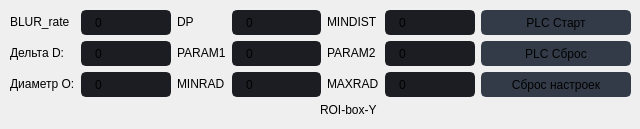
                        <widget class="QFrame" name="frame_6">
                         <property name="frameShape">
                          <enum>QFrame::NoFrame</enum>
                         </property>
                         <property name="frameShadow">
                          <enum>QFrame::Raised</enum>
                         </property>
                         <widget class="QWidget" name="gridLayoutWidget_5">
                          <property name="geometry">
                           <rect>
                            <x>10</x>
                            <y>10</y>
                            <width>621</width>
                            <height>89</height>
                           </rect>
                          </property>
                          <layout class="QGridLayout" name="gridLayout_7">
                           <item row="1" column="0">
                            <widget class="QLabel" name="label_15">
                             <property name="minimumSize">
                              <size>
                               <width>0</width>
                               <height>20</height>
                              </size>
                             </property>
                             <property name="maximumSize">
                              <size>
                               <width>80</width>
                               <height>20</height>
                              </size>
                             </property>
                             <property name="text">
                              <string>Дельта D:</string>
                             </property>
                            </widget>
                           </item>
                           <item row="0" column="1">
                            <widget class="QLineEdit" name="lineEdit_BLUR_RATE">
                             <property name="sizePolicy">
                              <sizepolicy hsizetype="Expanding" vsizetype="Fixed">
                               <horstretch>0</horstretch>
                               <verstretch>0</verstretch>
                              </sizepolicy>
                             </property>
                             <property name="minimumSize">
                              <size>
                               <width>0</width>
                               <height>25</height>
                              </size>
                             </property>
                             <property name="maximumSize">
                              <size>
                               <width>16777215</width>
                               <height>25</height>
                              </size>
                             </property>
                             <property name="statusTip">
                              <string/>
                             </property>
                             <property name="whatsThis">
                              <string/>
                             </property>
                             <property name="styleSheet">
                              <string notr="true">QLineEdit {
	background-color: rgb(27, 29, 35);
	border-radius: 5px;
	border: 2px solid rgb(27, 29, 35);
	padding-left: 10px;
}
QLineEdit:hover {
	border: 2px solid rgb(64, 71, 88);
}
QLineEdit:focus {
	border: 2px solid rgb(91, 101, 124);
}</string>
                             </property>
                             <property name="text">
                              <string>0</string>
                             </property>
                             <property name="placeholderText">
                              <string>20</string>
                             </property>
                            </widget>
                           </item>
                           <item row="0" column="4">
                            <widget class="QLabel" name="label_20">
                             <property name="minimumSize">
                              <size>
                               <width>0</width>
                               <height>20</height>
                              </size>
                             </property>
                             <property name="maximumSize">
                              <size>
                               <width>80</width>
                               <height>20</height>
                              </size>
                             </property>
                             <property name="text">
                              <string>MINDIST</string>
                             </property>
                            </widget>
                           </item>
                           <item row="0" column="0">
                            <widget class="QLabel" name="label_14">
                             <property name="minimumSize">
                              <size>
                               <width>0</width>
                               <height>20</height>
                              </size>
                             </property>
                             <property name="maximumSize">
                              <size>
                               <width>80</width>
                               <height>20</height>
                              </size>
                             </property>
                             <property name="mouseTracking">
                              <bool>true</bool>
                             </property>
                             <property name="toolTip">
                              <string/>
                             </property>
                             <property name="statusTip">
                              <string/>
                             </property>
                             <property name="whatsThis">
                              <string/>
                             </property>
                             <property name="text">
                              <string>BLUR_rate</string>
                             </property>
                            </widget>
                           </item>
                           <item row="1" column="6">
                            <widget class="QPushButton" name="emulate_reset_button">
                             <property name="minimumSize">
                              <size>
                               <width>150</width>
                               <height>25</height>
                              </size>
                             </property>
                             <property name="font">
                              <font>
                               <family>Segoe UI</family>
                               <pointsize>9</pointsize>
                              </font>
                             </property>
                             <property name="styleSheet">
                              <string notr="true">QPushButton {
	border: 2px solid rgb(52, 59, 72);
	border-radius: 5px;	
	background-color: rgb(52, 59, 72);
}
QPushButton:hover {
	background-color: rgb(57, 65, 80);
	border: 2px solid rgb(61, 70, 86);
}
QPushButton:pressed {	
	background-color: rgb(35, 40, 49);
	border: 2px solid rgb(43, 50, 61);
}
QPushButton:checked {	
	background-color: rgb(85, 87, 83);
	border: 2px solid rgb(43, 50, 61);
}</string>
                             </property>
                             <property name="text">
                              <string>PLC Сброс</string>
                             </property>
                             <property name="icon">
                              <iconset resource="files.qrc">
                               <normaloff>:/16x16/icons/16x16/cil-reload.png</normaloff>:/16x16/icons/16x16/cil-reload.png</iconset>
                             </property>
                             <property name="checkable">
                              <bool>true</bool>
                             </property>
                            </widget>
                           </item>
                           <item row="2" column="0">
                            <widget class="QLabel" name="label_18">
                             <property name="minimumSize">
                              <size>
                               <width>0</width>
                               <height>20</height>
                              </size>
                             </property>
                             <property name="maximumSize">
                              <size>
                               <width>80</width>
                               <height>20</height>
                              </size>
                             </property>
                             <property name="text">
                              <string>Диаметр O:</string>
                             </property>
                            </widget>
                           </item>
                           <item row="0" column="6">
                            <widget class="QPushButton" name="emulate_start_button">
                             <property name="sizePolicy">
                              <sizepolicy hsizetype="Fixed" vsizetype="Fixed">
                               <horstretch>0</horstretch>
                               <verstretch>0</verstretch>
                              </sizepolicy>
                             </property>
                             <property name="minimumSize">
                              <size>
                               <width>100</width>
                               <height>25</height>
                              </size>
                             </property>
                             <property name="maximumSize">
                              <size>
                               <width>220</width>
                               <height>16777215</height>
                              </size>
                             </property>
                             <property name="font">
                              <font>
                               <family>Segoe UI</family>
                               <pointsize>9</pointsize>
                              </font>
                             </property>
                             <property name="styleSheet">
                              <string notr="true">QPushButton {
	border: 2px solid rgb(52, 59, 72);
	border-radius: 5px;	
	background-color: rgb(52, 59, 72);
}
QPushButton:hover {
	background-color: rgb(57, 65, 80);
	border: 2px solid rgb(61, 70, 86);
}
QPushButton:pressed {	
	background-color: rgb(35, 40, 49);
	border: 2px solid rgb(43, 50, 61);
}
QPushButton:checked {	
	background-color: rgb(85, 87, 83);
	border: 2px solid rgb(43, 50, 61);
}</string>
                             </property>
                             <property name="text">
                              <string>PLC Старт</string>
                             </property>
                             <property name="icon">
                              <iconset resource="files.qrc">
                               <normaloff>:/16x16/icons/16x16/cil-caret-right.png</normaloff>
                               <normalon>:/16x16/icons/16x16/cil-media-pause.png</normalon>:/16x16/icons/16x16/cil-caret-right.png</iconset>
                             </property>
                             <property name="checkable">
                              <bool>true</bool>
                             </property>
                             <property name="checked">
                              <bool>false</bool>
                             </property>
                             <property name="autoDefault">
                              <bool>false</bool>
                             </property>
                             <property name="default">
                              <bool>false</bool>
                             </property>
                             <property name="flat">
                              <bool>false</bool>
                             </property>
                            </widget>
                           </item>
                           <item row="0" column="3">
                            <widget class="QLineEdit" name="lineEdit_DP">
                             <property name="sizePolicy">
                              <sizepolicy hsizetype="Expanding" vsizetype="Fixed">
                               <horstretch>0</horstretch>
                               <verstretch>0</verstretch>
                              </sizepolicy>
                             </property>
                             <property name="minimumSize">
                              <size>
                               <width>0</width>
                               <height>25</height>
                              </size>
                             </property>
                             <property name="maximumSize">
                              <size>
                               <width>16777215</width>
                               <height>25</height>
                              </size>
                             </property>
                             <property name="styleSheet">
                              <string notr="true">QLineEdit {
	background-color: rgb(27, 29, 35);
	border-radius: 5px;
	border: 2px solid rgb(27, 29, 35);
	padding-left: 10px;
}
QLineEdit:hover {
	border: 2px solid rgb(64, 71, 88);
}
QLineEdit:focus {
	border: 2px solid rgb(91, 101, 124);
}</string>
                             </property>
                             <property name="text">
                              <string>0</string>
                             </property>
                             <property name="placeholderText">
                              <string>20</string>
                             </property>
                            </widget>
                           </item>
                           <item row="0" column="2">
                            <widget class="QLabel" name="label_19">
                             <property name="minimumSize">
                              <size>
                               <width>0</width>
                               <height>20</height>
                              </size>
                             </property>
                             <property name="maximumSize">
                              <size>
                               <width>80</width>
                               <height>20</height>
                              </size>
                             </property>
                             <property name="text">
                              <string>DP</string>
                             </property>
                            </widget>
                           </item>
                           <item row="1" column="2">
                            <widget class="QLabel" name="label_21">
                             <property name="minimumSize">
                              <size>
                               <width>0</width>
                               <height>20</height>
                              </size>
                             </property>
                             <property name="maximumSize">
                              <size>
                               <width>80</width>
                               <height>20</height>
                              </size>
                             </property>
                             <property name="text">
                              <string>PARAM1</string>
                             </property>
                            </widget>
                           </item>
                           <item row="1" column="4">
                            <widget class="QLabel" name="label_22">
                             <property name="minimumSize">
                              <size>
                               <width>0</width>
                               <height>20</height>
                              </size>
                             </property>
                             <property name="maximumSize">
                              <size>
                               <width>80</width>
                               <height>20</height>
                              </size>
                             </property>
                             <property name="text">
                              <string>PARAM2</string>
                             </property>
                            </widget>
                           </item>
                           <item row="1" column="3">
                            <widget class="QLineEdit" name="lineEdit_PARAM1">
                             <property name="sizePolicy">
                              <sizepolicy hsizetype="Expanding" vsizetype="Fixed">
                               <horstretch>0</horstretch>
                               <verstretch>0</verstretch>
                              </sizepolicy>
                             </property>
                             <property name="minimumSize">
                              <size>
                               <width>0</width>
                               <height>25</height>
                              </size>
                             </property>
                             <property name="maximumSize">
                              <size>
                               <width>16777215</width>
                               <height>25</height>
                              </size>
                             </property>
                             <property name="styleSheet">
                              <string notr="true">QLineEdit {
	background-color: rgb(27, 29, 35);
	border-radius: 5px;
	border: 2px solid rgb(27, 29, 35);
	padding-left: 10px;
}
QLineEdit:hover {
	border: 2px solid rgb(64, 71, 88);
}
QLineEdit:focus {
	border: 2px solid rgb(91, 101, 124);
}</string>
                             </property>
                             <property name="text">
                              <string>0</string>
                             </property>
                             <property name="placeholderText">
                              <string>20</string>
                             </property>
                            </widget>
                           </item>
                           <item row="1" column="5">
                            <widget class="QLineEdit" name="lineEdit_PARAM2">
                             <property name="sizePolicy">
                              <sizepolicy hsizetype="Expanding" vsizetype="Fixed">
                               <horstretch>0</horstretch>
                               <verstretch>0</verstretch>
                              </sizepolicy>
                             </property>
                             <property name="minimumSize">
                              <size>
                               <width>0</width>
                               <height>25</height>
                              </size>
                             </property>
                             <property name="maximumSize">
                              <size>
                               <width>16777215</width>
                               <height>25</height>
                              </size>
                             </property>
                             <property name="styleSheet">
                              <string notr="true">QLineEdit {
	background-color: rgb(27, 29, 35);
	border-radius: 5px;
	border: 2px solid rgb(27, 29, 35);
	padding-left: 10px;
}
QLineEdit:hover {
	border: 2px solid rgb(64, 71, 88);
}
QLineEdit:focus {
	border: 2px solid rgb(91, 101, 124);
}</string>
                             </property>
                             <property name="text">
                              <string>0</string>
                             </property>
                             <property name="placeholderText">
                              <string>20</string>
                             </property>
                            </widget>
                           </item>
                           <item row="2" column="2">
                            <widget class="QLabel" name="label_23">
                             <property name="minimumSize">
                              <size>
                               <width>0</width>
                               <height>20</height>
                              </size>
                             </property>
                             <property name="maximumSize">
                              <size>
                               <width>80</width>
                               <height>20</height>
                              </size>
                             </property>
                             <property name="text">
                              <string>MINRAD</string>
                             </property>
                            </widget>
                           </item>
                           <item row="2" column="4">
                            <widget class="QLabel" name="label_24">
                             <property name="minimumSize">
                              <size>
                               <width>0</width>
                               <height>20</height>
                              </size>
                             </property>
                             <property name="maximumSize">
                              <size>
                               <width>80</width>
                               <height>20</height>
                              </size>
                             </property>
                             <property name="text">
                              <string>MAXRAD</string>
                             </property>
                            </widget>
                           </item>
                           <item row="2" column="3">
                            <widget class="QLineEdit" name="lineEdit_MINRAD">
                             <property name="sizePolicy">
                              <sizepolicy hsizetype="Expanding" vsizetype="Fixed">
                               <horstretch>0</horstretch>
                               <verstretch>0</verstretch>
                              </sizepolicy>
                             </property>
                             <property name="minimumSize">
                              <size>
                               <width>0</width>
                               <height>25</height>
                              </size>
                             </property>
                             <property name="maximumSize">
                              <size>
                               <width>16777215</width>
                               <height>25</height>
                              </size>
                             </property>
                             <property name="styleSheet">
                              <string notr="true">QLineEdit {
	background-color: rgb(27, 29, 35);
	border-radius: 5px;
	border: 2px solid rgb(27, 29, 35);
	padding-left: 10px;
}
QLineEdit:hover {
	border: 2px solid rgb(64, 71, 88);
}
QLineEdit:focus {
	border: 2px solid rgb(91, 101, 124);
}</string>
                             </property>
                             <property name="text">
                              <string>0</string>
                             </property>
                             <property name="placeholderText">
                              <string>20</string>
                             </property>
                            </widget>
                           </item>
                           <item row="2" column="5">
                            <widget class="QLineEdit" name="lineEdit_MAXRAD">
                             <property name="sizePolicy">
                              <sizepolicy hsizetype="Expanding" vsizetype="Fixed">
                               <horstretch>0</horstretch>
                               <verstretch>0</verstretch>
                              </sizepolicy>
                             </property>
                             <property name="minimumSize">
                              <size>
                               <width>0</width>
                               <height>25</height>
                              </size>
                             </property>
                             <property name="maximumSize">
                              <size>
                               <width>16777215</width>
                               <height>25</height>
                              </size>
                             </property>
                             <property name="styleSheet">
                              <string notr="true">QLineEdit {
	background-color: rgb(27, 29, 35);
	border-radius: 5px;
	border: 2px solid rgb(27, 29, 35);
	padding-left: 10px;
}
QLineEdit:hover {
	border: 2px solid rgb(64, 71, 88);
}
QLineEdit:focus {
	border: 2px solid rgb(91, 101, 124);
}</string>
                             </property>
                             <property name="text">
                              <string>0</string>
                             </property>
                             <property name="placeholderText">
                              <string>20</string>
                             </property>
                            </widget>
                           </item>
                           <item row="0" column="5">
                            <widget class="QLineEdit" name="lineEdit_MINDIST">
                             <property name="sizePolicy">
                              <sizepolicy hsizetype="Expanding" vsizetype="Fixed">
                               <horstretch>0</horstretch>
                               <verstretch>0</verstretch>
                              </sizepolicy>
                             </property>
                             <property name="minimumSize">
                              <size>
                               <width>0</width>
                               <height>25</height>
                              </size>
                             </property>
                             <property name="maximumSize">
                              <size>
                               <width>16777215</width>
                               <height>25</height>
                              </size>
                             </property>
                             <property name="styleSheet">
                              <string notr="true">QLineEdit {
	background-color: rgb(27, 29, 35);
	border-radius: 5px;
	border: 2px solid rgb(27, 29, 35);
	padding-left: 10px;
}
QLineEdit:hover {
	border: 2px solid rgb(64, 71, 88);
}
QLineEdit:focus {
	border: 2px solid rgb(91, 101, 124);
}</string>
                             </property>
                             <property name="text">
                              <string>0</string>
                             </property>
                             <property name="placeholderText">
                              <string>20</string>
                             </property>
                            </widget>
                           </item>
                           <item row="1" column="1">
                            <widget class="QLineEdit" name="lineEdit_DELTAD">
                             <property name="sizePolicy">
                              <sizepolicy hsizetype="Expanding" vsizetype="Fixed">
                               <horstretch>0</horstretch>
                               <verstretch>0</verstretch>
                              </sizepolicy>
                             </property>
                             <property name="minimumSize">
                              <size>
                               <width>0</width>
                               <height>25</height>
                              </size>
                             </property>
                             <property name="maximumSize">
                              <size>
                               <width>16777215</width>
                               <height>25</height>
                              </size>
                             </property>
                             <property name="styleSheet">
                              <string notr="true">QLineEdit {
	background-color: rgb(27, 29, 35);
	border-radius: 5px;
	border: 2px solid rgb(27, 29, 35);
	padding-left: 10px;
}
QLineEdit:hover {
	border: 2px solid rgb(64, 71, 88);
}
QLineEdit:focus {
	border: 2px solid rgb(91, 101, 124);
}</string>
                             </property>
                             <property name="text">
                              <string>0</string>
                             </property>
                             <property name="placeholderText">
                              <string>20</string>
                             </property>
                            </widget>
                           </item>
                           <item row="2" column="1">
                            <widget class="QLineEdit" name="lineEdit_DO_threshold">
                             <property name="sizePolicy">
                              <sizepolicy hsizetype="Expanding" vsizetype="Fixed">
                               <horstretch>0</horstretch>
                               <verstretch>0</verstretch>
                              </sizepolicy>
                             </property>
                             <property name="minimumSize">
                              <size>
                               <width>0</width>
                               <height>25</height>
                              </size>
                             </property>
                             <property name="maximumSize">
                              <size>
                               <width>16777215</width>
                               <height>25</height>
                              </size>
                             </property>
                             <property name="styleSheet">
                              <string notr="true">QLineEdit {
	background-color: rgb(27, 29, 35);
	border-radius: 5px;
	border: 2px solid rgb(27, 29, 35);
	padding-left: 10px;
}
QLineEdit:hover {
	border: 2px solid rgb(64, 71, 88);
}
QLineEdit:focus {
	border: 2px solid rgb(91, 101, 124);
}</string>
                             </property>
                             <property name="text">
                              <string>0</string>
                             </property>
                             <property name="placeholderText">
                              <string>20</string>
                             </property>
                            </widget>
                           </item>
                           <item row="2" column="6">
                            <widget class="QPushButton" name="reset_button_houghSettings">
                             <property name="minimumSize">
                              <size>
                               <width>150</width>
                               <height>25</height>
                              </size>
                             </property>
                             <property name="font">
                              <font>
                               <family>Segoe UI</family>
                               <pointsize>9</pointsize>
                              </font>
                             </property>
                             <property name="styleSheet">
                              <string notr="true">QPushButton {
	border: 2px solid rgb(52, 59, 72);
	border-radius: 5px;	
	background-color: rgb(52, 59, 72);
}
QPushButton:hover {
	background-color: rgb(57, 65, 80);
	border: 2px solid rgb(61, 70, 86);
}
QPushButton:pressed {	
	background-color: rgb(35, 40, 49);
	border: 2px solid rgb(43, 50, 61);
}
QPushButton:checked {	
	background-color: rgb(85, 87, 83);
	border: 2px solid rgb(43, 50, 61);
}</string>
                             </property>
                             <property name="text">
                              <string>Сброс настроек</string>
                             </property>
                             <property name="icon">
                              <iconset resource="files.qrc">
                               <normaloff>:/16x16/icons/16x16/cil-reload.png</normaloff>:/16x16/icons/16x16/cil-reload.png</iconset>
                             </property>
                             <property name="checkable">
                              <bool>true</bool>
                             </property>
                            </widget>
                           </item>
                          </layout>
                         </widget>
                         <widget class="QLabel" name="label_17">
                          <property name="geometry">
                           <rect>
                            <x>320</x>
                            <y>100</y>
                            <width>80</width>
                            <height>20</height>
                           </rect>
                          </property>
                          <property name="minimumSize">
                           <size>
                            <width>0</width>
                            <height>20</height>
                           </size>
                          </property>
                          <property name="maximumSize">
                           <size>
                            <width>80</width>
                            <height>20</height>
                           </size>
                          </property>
                          <property name="text">
                           <string>ROI-box-Y</string>
                          </property>
                         </widget>
                        </widget>
